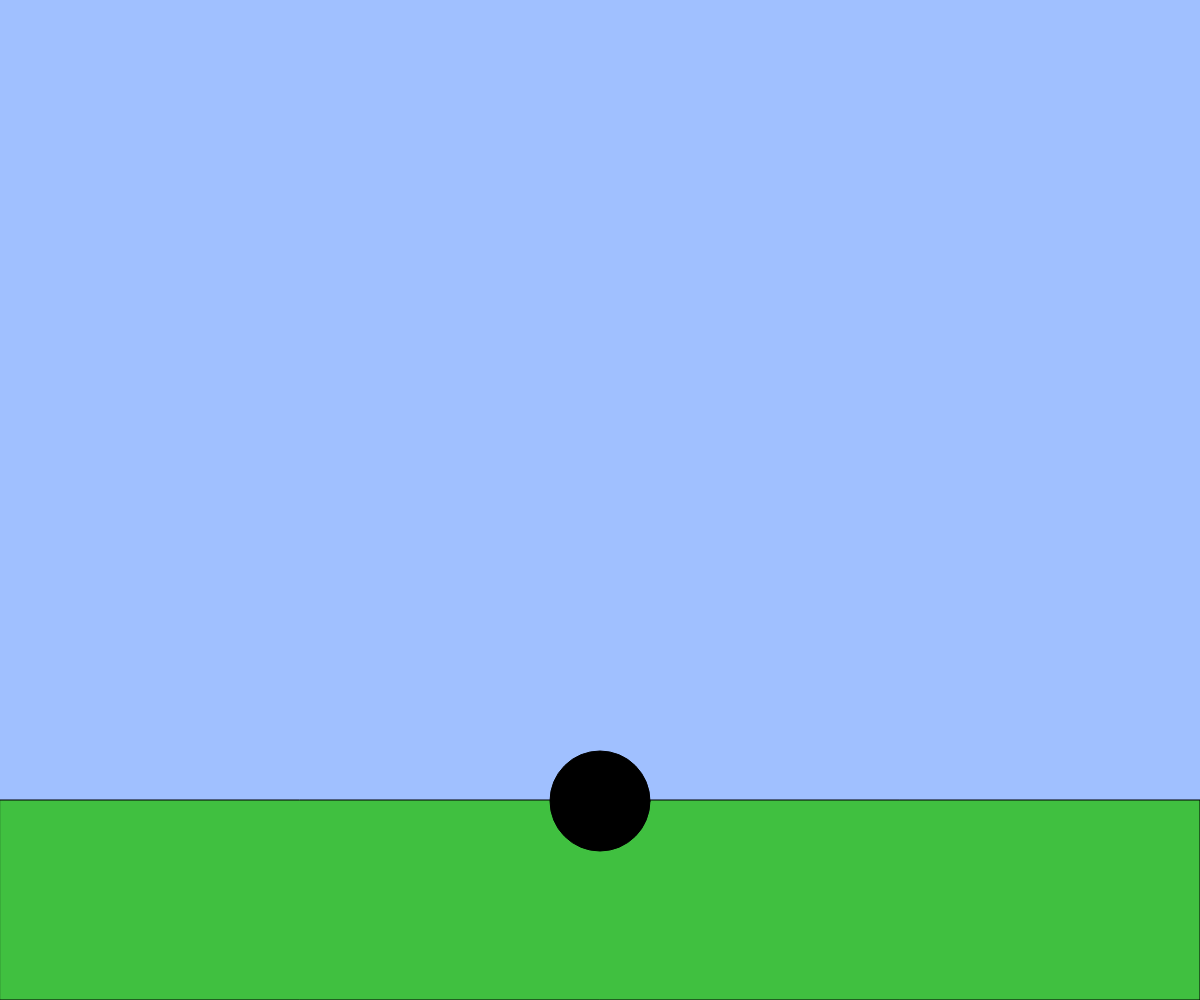
Frame 1 (no input)
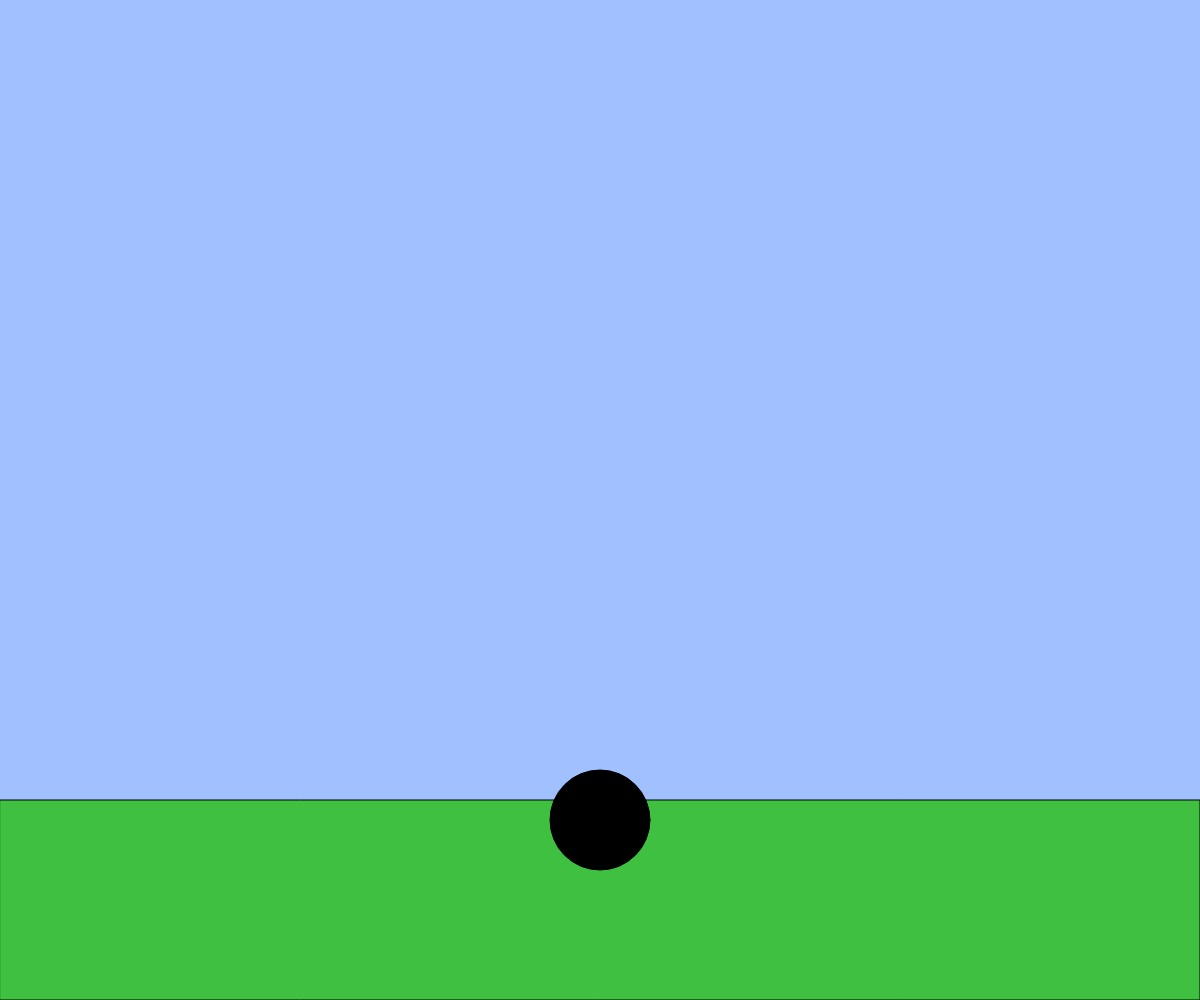
Frame 60 (no input)
Frame 120 (the mouse pressed at the canvas centre since frame 60): identical to frame 60, image omitted

The p5.js sketch that drew these frames (run headless with seeded random() and noise() and a simulated clock; from frame 60 on, the mouse is pressed at the canvas centre):

// p5.js sketch
// ── sketch.js
// 2D アニメーションゲームのようなインタラクション
let x, y;
let vx, vy;
const g = 1;

function setup(){
  createCanvas(windowWidth, windowHeight);
  x = width / 2;
  y = height * 0.8;
  vx = 0;
  vy = 0;
}

function windowResized(){
  resizeCanvas(windowWidth, windowHeight);
}

function draw(){
  background(160,192, 255);
  const size = height * 0.1; // キャラクターのサイズ

  // 地面を描く
  const groundY = height * 0.8;
  fill(64, 192, 64);
  rect(0, groundY, width, height - groundY);

  // BLANK[1] キャラクターの左右移動
  let speed=5
  if(keyIsDown("A".charCodeAt(0))){speed *= 2}
  if(keyIsDown(LEFT_ARROW)){x-=speed}
  if(keyIsDown(RIGHT_ARROW)){x+=speed}
  

  // BLANK[2] 重力とジャンプ
  if(keyIsDown(32)&& y >=groundY - size / 2){vy = -20
  }
  
  vy += g;
  y += vy

  // 速くなりすぎないように制限
  vx = constrain(vx, -20, 20);
  vy = constrain(vy, -20, 20);
  x = constrain(x, 0, windowWidth)
  y = constrain(y, 0, groundY)

  // 位置を更新
  x += vx;
  y += vy;

  // キャラクターを描く
  fill(0);
  ellipse(x, y, size, size);
}
